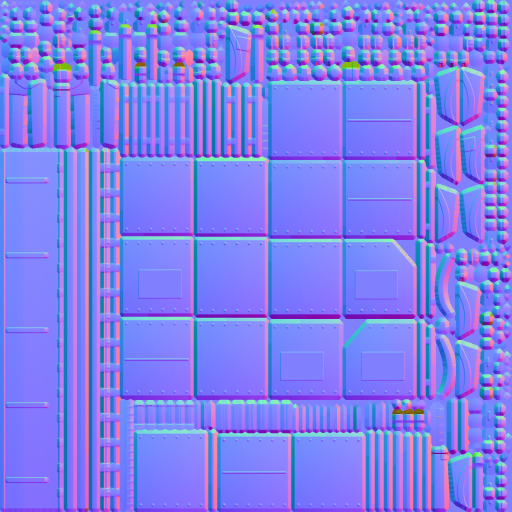
#> input picture assets/exported/SiegeCrawler/SiegeCrawler_armour_normal.png, 1024 x 1024 px, given in place of SiegeCrawler, which was not available (shown at 1/2 size)
$ python grayscale.py ../../assets/exported/SiegeCrawler
#> lines starting #> are read from the running program, lines starting #| are printed output that depends on the picture; pictures that were not available may be replaced by others from this repository, and a replacement may not be noted
### tools/qa/qaimg.py
"""Shared image helpers for the QA tools (Pillow; run via tools/qa/py)."""
from __future__ import annotations

import re
from pathlib import Path

from PIL import Image, ImageDraw, ImageFont

REPO = Path(__file__).resolve().parents[2]
BEAUTY = REPO / "qa" / "beauty"

# Canonical beauty-shot resolution (the Studio viewport the baseline was
# captured at). Every saved capture is normalised to this size.
WIDTH, HEIGHT = 1190, 1080
JPEG_QUALITY = 90

TODS = ["afternoon", "lateafternoon", "sunset", "dusk", "night"]
SHOTS = {1: "title", 2: "turret", 3: "gunsight", 4: "flank", 5: "night", 6: "boss"}
NAME_RE = re.compile(r"^(?P<tod>[a-z]+)_(?P<n>\d)-(?P<shot>[a-z]+)$")

BG = (18, 18, 20)
FG = (235, 230, 220)


def shot_name(tod: str, n: int) -> str:
    return f"{tod}_{n}-{SHOTS[n]}"


def all_names() -> list[str]:
    return [shot_name(t, n) for t in TODS for n in SHOTS]


def font(size: int) -> ImageFont.ImageFont:
    for path in ("/System/Library/Fonts/Supplemental/Arial Bold.ttf",
                 "/System/Library/Fonts/Helvetica.ttc",
                 "/Library/Fonts/Arial.ttf"):
        try:
            return ImageFont.truetype(path, size)
        except OSError:
            continue
    return ImageFont.load_default()


def label(img: Image.Image, text: str, size: int = 22) -> Image.Image:
    """Returns a copy with `text` on a dark strip in the top-left corner."""
    out = img.copy()
    draw = ImageDraw.Draw(out)
    f = font(size)
    box = draw.textbbox((0, 0), text, font=f)
    w, h = box[2] - box[0], box[3] - box[1]
    draw.rectangle((0, 0, w + 16, h + 14), fill=BG)
    draw.text((8, 5), text, font=f, fill=FG)
    return out


# [20 lines left out: function fit, not called in this run]


def thumb(img: Image.Image, width: int) -> Image.Image:
#> called with width = 640
    h = round(img.height * width / img.width)
#> h = 640
    return img.convert("RGB").resize((width, h), Image.LANCZOS)
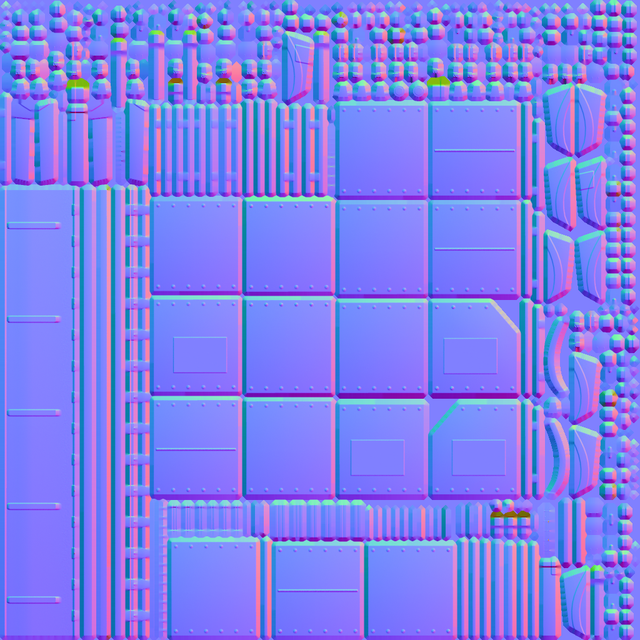
#> returned value: PIL image 640x640 RGB; mean R, G, B 127.5, 127.7, 237.7


def grid(tiles: list[list[Image.Image | None]], tile_w: int, tile_h: int,
         row_labels: list[str] | None = None, col_labels: list[str] | None = None,
         title: str | None = None, gap: int = 6) -> Image.Image:
    """Lays out rows of equally sized tiles with optional row/column labels."""
    rows, cols = len(tiles), max(len(r) for r in tiles)
    left = 170 if row_labels else 0
    top = (44 if title else 0) + (34 if col_labels else 0)
    sheet = Image.new("RGB", (left + cols * (tile_w + gap) + gap, top + rows * (tile_h + gap) + gap), BG)
    draw = ImageDraw.Draw(sheet)
    if title:
        draw.text((gap + 4, 8), title, font=font(26), fill=FG)
    if col_labels:
        for c, text in enumerate(col_labels):
            draw.text((left + gap + c * (tile_w + gap) + 4, top - 30), text, font=font(20), fill=FG)
    for r, row in enumerate(tiles):
        y = top + gap + r * (tile_h + gap)
        if row_labels:
            draw.text((10, y + tile_h // 2 - 12), row_labels[r], font=font(20), fill=FG)
        for c, tile in enumerate(row):
            x = left + gap + c * (tile_w + gap)
            if tile is None:
                draw.rectangle((x, y, x + tile_w, y + tile_h), outline=(80, 80, 80))
                draw.text((x + 10, y + 10), "missing", font=font(18), fill=(160, 90, 90))
            else:
                sheet.paste(tile.resize((tile_w, tile_h), Image.LANCZOS), (x, y))
    return sheet


def save_jpg(img: Image.Image, path: Path) -> None:
    path.parent.mkdir(parents=True, exist_ok=True)
    img.convert("RGB").save(path, "JPEG", quality=JPEG_QUALITY, optimize=True)

### tools/qa/grayscale.py
"""Grayscale thumbnails and a readability contact sheet (FACELIFT_PLAN §5:
every enemy type must stay identifiable at its engagement range).

    tools/qa/py tools/qa/grayscale.py qa/beauty/p1-env/*_2-turret.jpg --out qa/beauty/p1-env/gray
    tools/qa/py tools/qa/grayscale.py --set p1-env              # a whole set
    tools/qa/py tools/qa/grayscale.py --set p1-env --width 480  # smaller = harsher test

Writes <out>/<name>_gray.jpg for each image and <out>/readability.jpg: for
each image the colour thumbnail and its grayscale version side by side, at
the same small size, so value contrast (not hue) has to carry each enemy.
Also prints each image's luminance spread (p5..p95) as a rough number.
"""
from __future__ import annotations

import argparse
import sys
from pathlib import Path

from PIL import Image, ImageOps

sys.path.insert(0, str(Path(__file__).resolve().parent))
import qaimg  # noqa: E402


def main() -> None:
    ap = argparse.ArgumentParser(description=__doc__, formatter_class=argparse.RawDescriptionHelpFormatter)
    ap.add_argument("images", nargs="*", type=Path)
    ap.add_argument("--set", help="use every <tod>_<n>-<shot>.jpg in qa/beauty/<set>")
    ap.add_argument("--out", type=Path, help="output folder (default: <set>/gray or next to the first image)")
    ap.add_argument("--width", type=int, default=640, help="thumbnail width in px")
    ap.add_argument("--pairs", type=int, default=3, help="colour|gray pairs per sheet row")
    args = ap.parse_args()

    images = list(args.images)
    if args.set:
        set_dir = qaimg.BEAUTY / args.set
        images += sorted(p for p in set_dir.glob("*.jpg") if qaimg.NAME_RE.match(p.stem))
    if not images:
        sys.exit("no images given")
    out = args.out or ((qaimg.BEAUTY / args.set / "gray") if args.set else images[0].parent / "gray")
    out = out if out.is_absolute() else qaimg.REPO / out

    pairs = []
    for path in images:
        color = qaimg.thumb(Image.open(path), args.width)
        gray = ImageOps.grayscale(color)
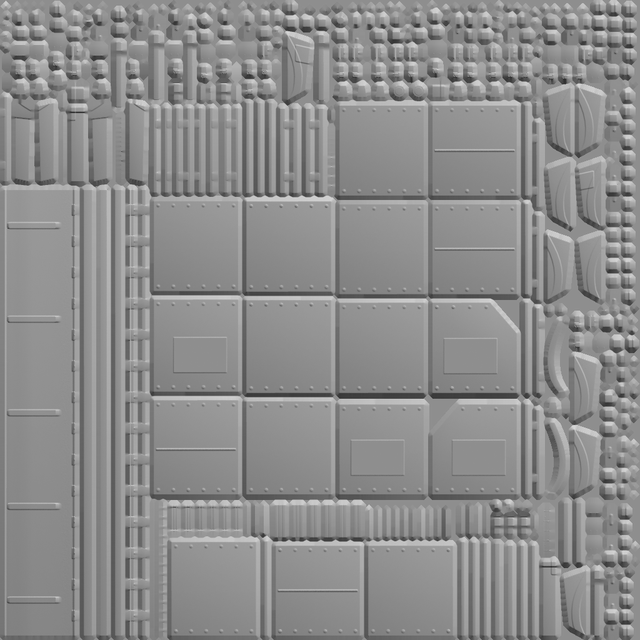
#> gray: PIL image 640x640 L; min 43, max 219, mean 140.2
        hist = gray.histogram()
#> hist = 256 values, max 27363 at index 142, min 0 at index 0, mean 1600
        total, acc, p5, p95 = sum(hist), 0, None, None
#> total = 409600; acc = 0
        for value, count in enumerate(hist):
            acc += count
            if p5 is None and acc >= total * 0.05:
                p5 = value
            if p95 is None and acc >= total * 0.95:
                p95 = value
#> this loop made 256 passes
#> (acc, p5) on pass 98: (21589, 97)
#> (acc, p95) on pass 176: (389596, 175)
#> after the loop, acc = 409600; p5 = 97; p95 = 175
        qaimg.save_jpg(gray, out / f"{path.stem}_gray.jpg")
        print(f"{path.stem:28s} luminance p5..p95 = {p5}..{p95} (spread {p95 - p5})")
#| SiegeCrawler                 luminance p5..p95 = 97..175 (spread 78)
        pairs.append((qaimg.label(color, path.stem, 16), qaimg.label(gray.convert("RGB"), "gray", 16)))
#> in label, `box = draw.textbbox((0, 0), text, font=f)`: box = (0, 3, 106, 18)
#> in label, `w, h = box[2] - box[0], box[3] - box[1]`: w = 106; h = 15
    # Lay the colour|gray pairs out `--pairs` to a row.
    rows = []
    for i in range(0, len(pairs), args.pairs):
        row: list = []
        for color, gray in pairs[i:i + args.pairs]:
            row += [color, gray]
        rows.append(row)
#> this loop made 1 pass
#> after the loop, rows = 1 item
    tile_h = pairs[0][0].height
#> tile_h = 640
    sheet = qaimg.grid(rows, args.width, tile_h, title="readability: colour | grayscale")
#> in grid, `rows, cols = len(tiles), max(len(r) for r in tiles)`: rows = 1; cols = 2
#> the loop in grid, `for r, row in enumerate(tiles):` made 1 pass
#> (r, y) on pass 1: (0, 50)
#> after the loop in grid, `for r, row in enumerate(tiles):`:
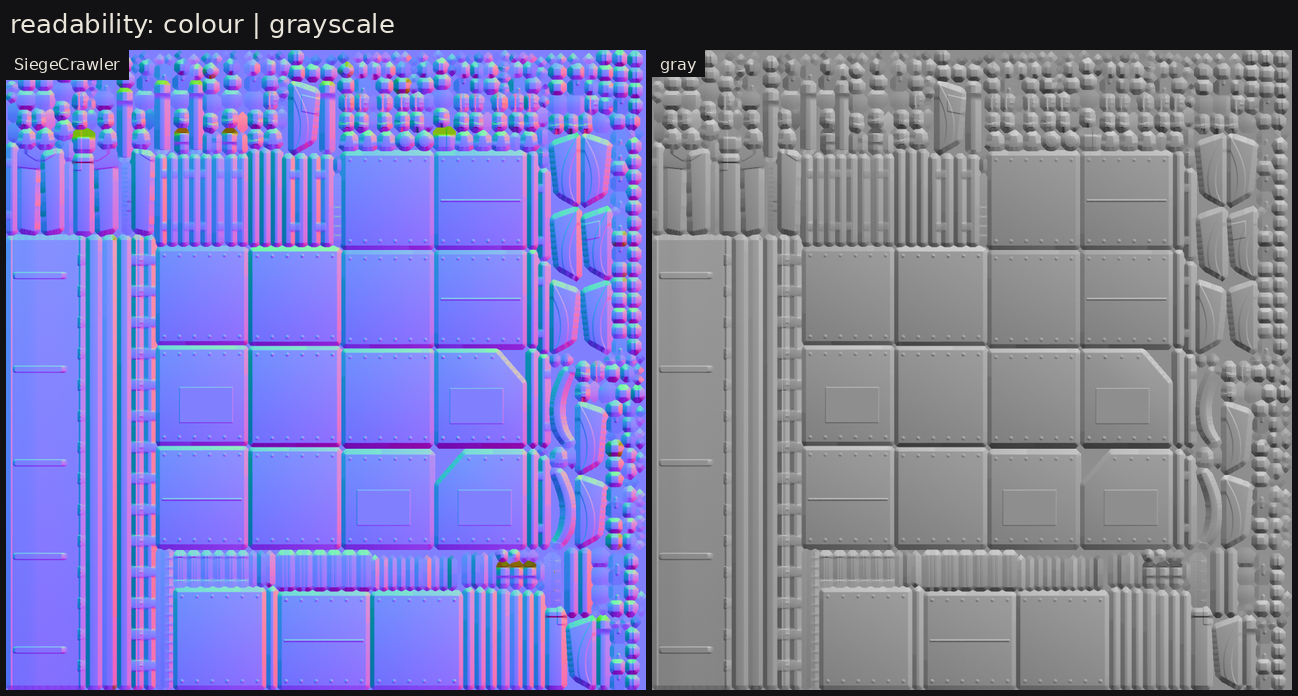
#> sheet: PIL image 1298x696 RGB; mean R, G, B 123, 123, 172.7
    qaimg.save_jpg(sheet, out / "readability.jpg")
    print(f"-> {out.relative_to(qaimg.REPO) if out.is_relative_to(qaimg.REPO) else out}/readability.jpg")


if __name__ == "__main__":
    main()

$ run again, on assets/exported/SiegeCrawler/SiegeCrawler_deck_normal_512.png
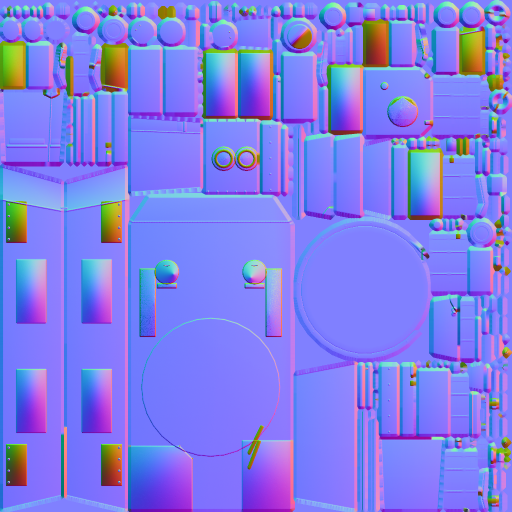
#> input picture assets/exported/SiegeCrawler/SiegeCrawler_deck_normal_512.png, 512 x 512 px, given in place of SiegeCrawler, which was not available
#> in thumb, `h = round(img.height * width / img.width)`: h = 640
#> in main, `gray = ImageOps.grayscale(color)`:
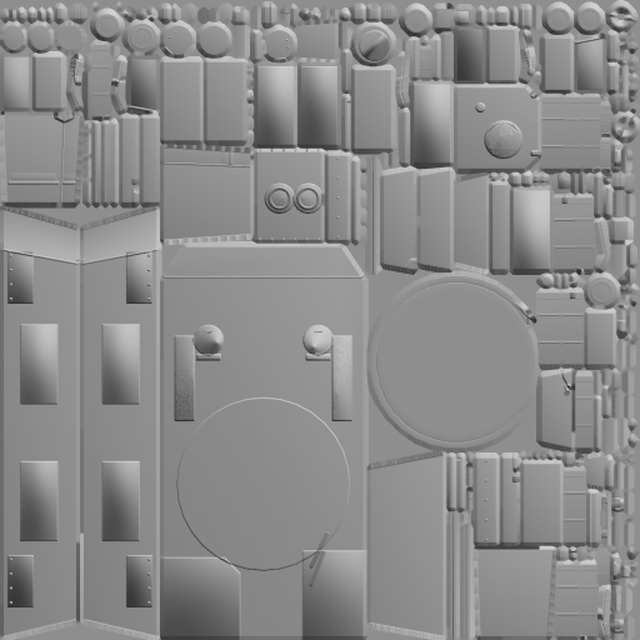
#> gray: PIL image 640x640 L; min 34, max 216, mean 138.5
#> hist = 256 values, max 42957 at index 142, min 0 at index 0, mean 1600
#> in main, `total, acc, p5, p95 = sum(hist), 0, None, None`: total = 409600; acc = 0
#> the loop in main, `for value, count in enumerate(hist):` made 256 passes
#> (acc, p5) on pass 94: (20765, 93)
#> after the loop in main, `for value, count in enumerate(hist):`: acc = 409600; p5 = 93; p95 = 171
#| SiegeCrawler                 luminance p5..p95 = 93..171 (spread 78)
#> box = (0, 3, 106, 18)
#> in label, `w, h = box[2] - box[0], box[3] - box[1]`: w = 106; h = 15
#> the loop in main, `for i in range(0, len(pairs), args.pairs):` made 1 pass
#> after the loop in main, `for i in range(0, len(pairs), args.pairs):`: rows = 1 item
#> in grid, `rows, cols = len(tiles), max(len(r) for r in tiles)`: rows = 1; cols = 2
#> the loop in grid, `for r, row in enumerate(tiles):` made 1 pass
#> (r, y) on pass 1: (0, 50)
#> after the loop in grid, `for r, row in enumerate(tiles):`:
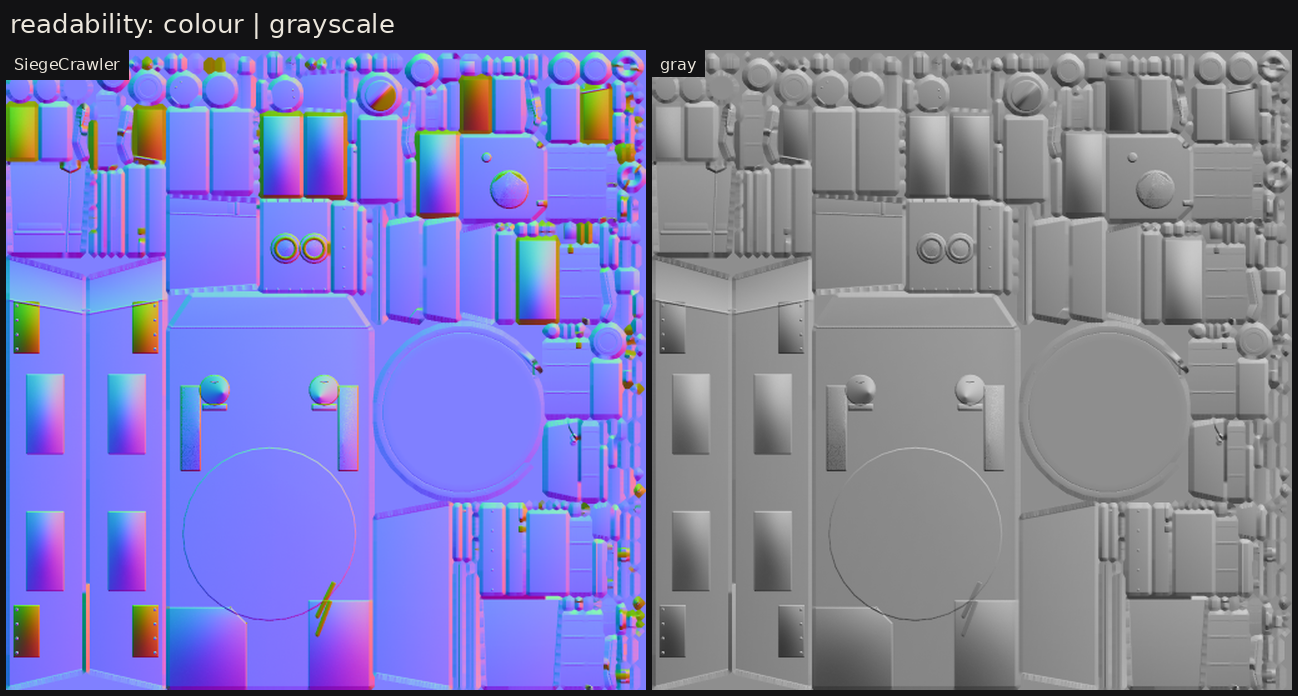
#> sheet: PIL image 1298x696 RGB; mean R, G, B 122.5, 121.4, 169.4
